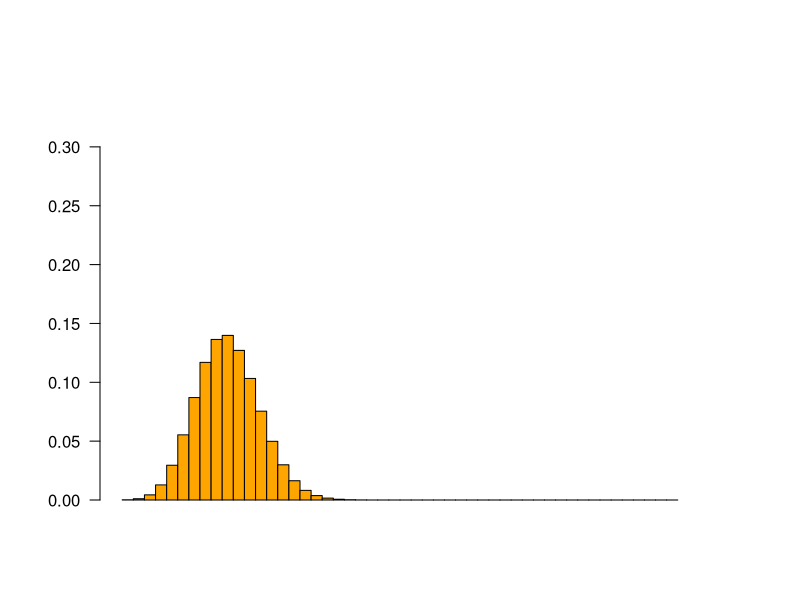
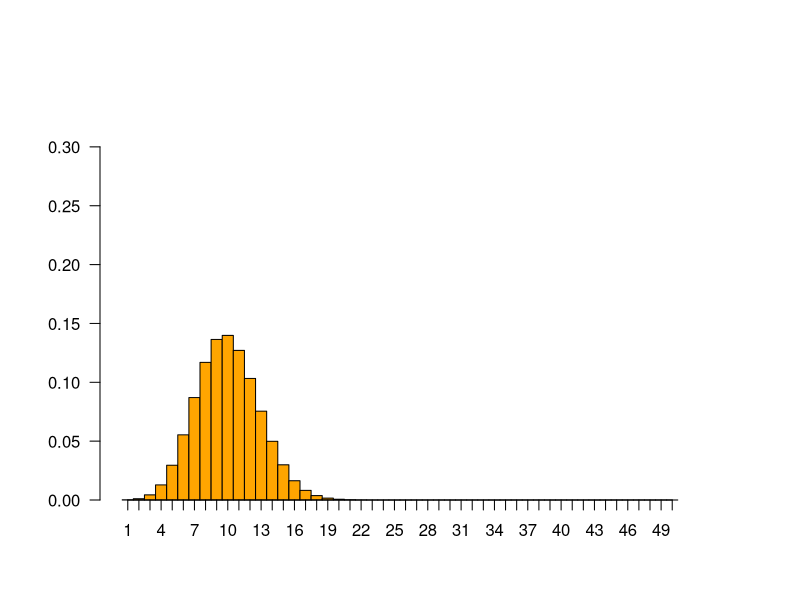
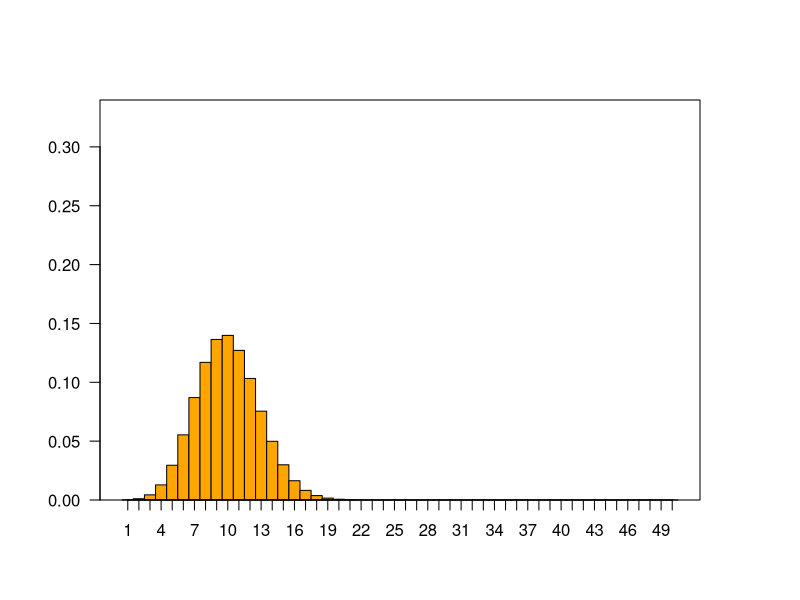
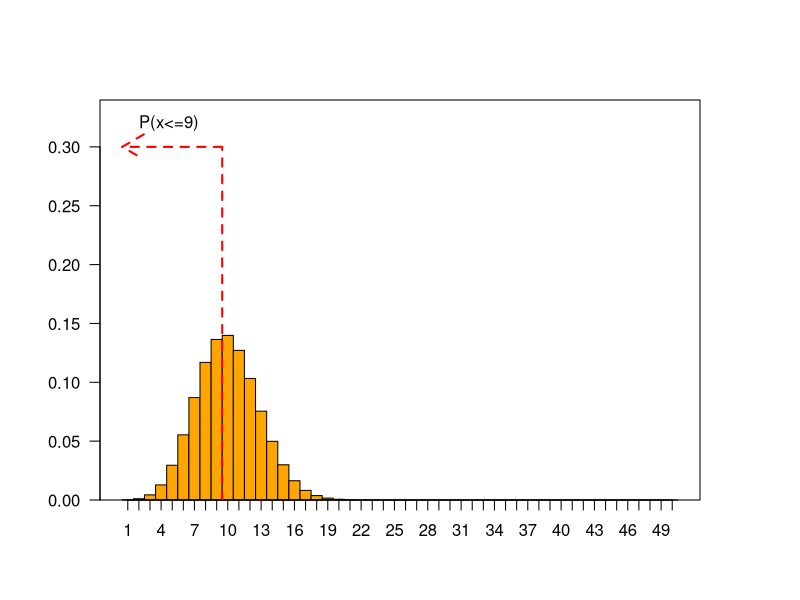
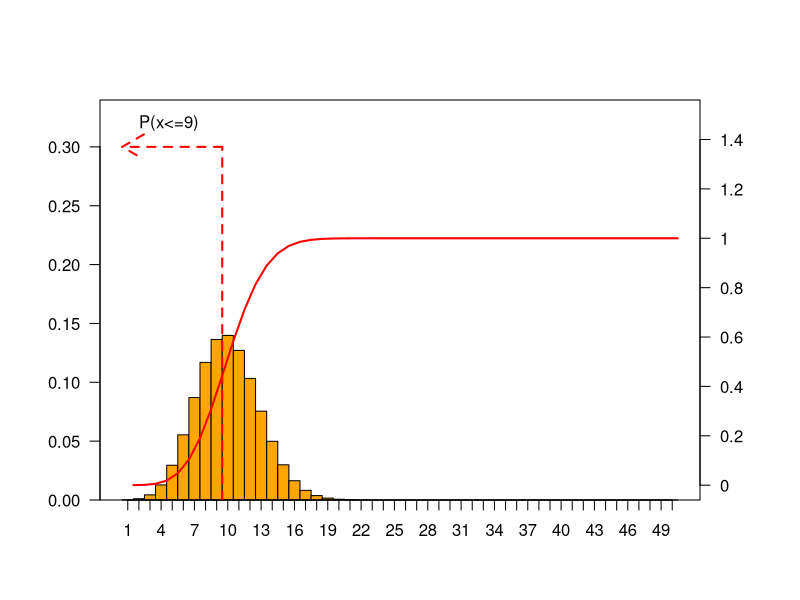
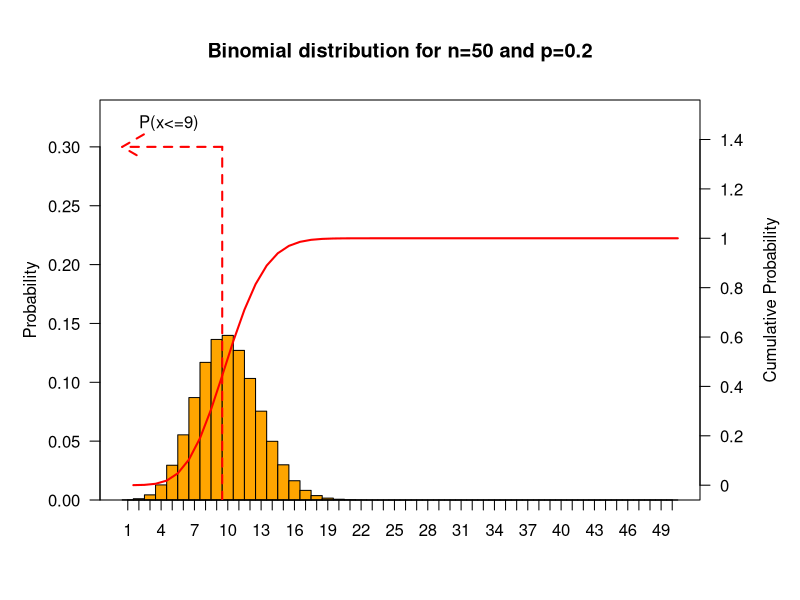
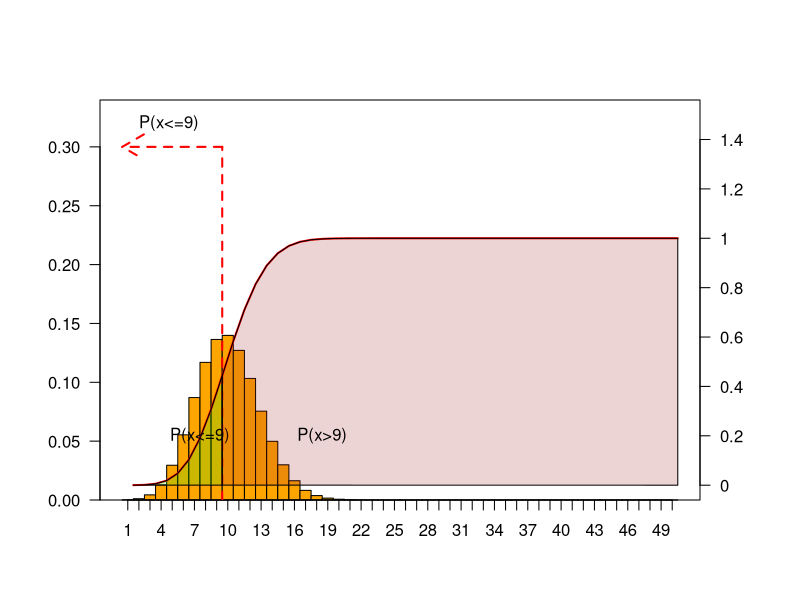
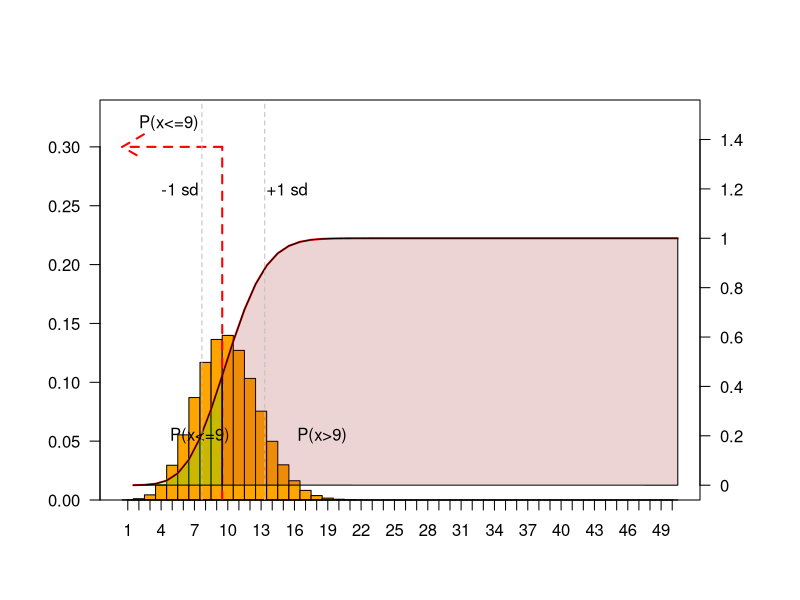

Write the R code that produced these figures, in order.
## ---- chunk 1
knitr::opts_chunk$set(echo = TRUE)
## ---- chunk 2
n <- 50 #number of binomial tests 
p <- 0.2 # probability of success

## ---- chunk 3

px_3 <- dbinom(3,n,p) # n  and p are already defined in the pervious part. We are storing output of dbinom as px_3
px_3

## ---- chunk 4

x <- 1:n # We define a vector of numbers starting from 1 and ending with n=100
x
## ---- chunk 5

Px <- dbinom(x,n,p)
Px

## ---- chunk 6
max(Px)
## ---- chunk 7
par(mar=c(5,5,5,5), las=1) # we set a margin of 5 pixels around our charts to have enough room for labels 
plot.new() # create a new plot
plot.window(xlim=c(1,50), ylim=c(0, max(Px)+0.2)) + # set our plot's ylim and xlim
barplot(Px,space=0, ylim=c(0, max(Px)+0.2),col="orange") # draw bar plot. col can be name of your colors like orange, blue, red

## ---- chunk 8

par(mar=c(5,5,5,5), las=1)
plot.new()
plot.window(xlim=range(x), ylim=c(0, max(Px)+0.2))
barplot(Px,space=0, ylim=c(0, max(Px)+0.2),col="orange")

### New Lines of code
axis(side=1, at=seq(0.5,n, by=1), labels=seq(1,n, by=1)) # set ticks at defined positions for x axis

## ---- chunk 9
par(mar=c(5,5,5,5), las=1)
plot.new()
plot.window(xlim=range(x), ylim=c(0, max(Px)+0.2))
barplot(Px,space=0, ylim=c(0, max(Px)+0.2),col="orange")
axis(side=1, at=seq(0.5,n, by=1), labels=seq(1,n, by=1)) # set ticks at defined positions for x axis

### New Lines of code
box()
## ---- chunk 10

par(mar=c(5,5,5,5), las=1)
plot.new()
plot.window(xlim=range(x), ylim=c(0, max(Px)+0.2))
barplot(Px,space=0, ylim=c(0, max(Px)+0.2),col="orange")
axis(side=1, at=seq(0.5,n, by=1), labels=seq(1,n, by=1)) # set ticks at defined positions for x axis
box()

### New Lines of code
lines(x=c(9,9),y=c(0,0.3), col="red",lwd=2,lty="dashed")
arrows(x0=9,y0=0.3,x1=0,y1=0.3, col = "red", lwd=2, lty="dashed")
text(x=4.2,y=0.32,"P(x<=9)")

## ---- chunk 11
dbinom(1,n,p) + dbinom(2,n,p) + dbinom(3,n,p) + dbinom(4,n,p) + dbinom(5,n,p) + dbinom(6,n,p) + dbinom(7,n,p)+ dbinom(8,n,p) +dbinom(9,n,p)
## ---- chunk 12
 cumulativePx <- pbinom(x,n,p) 
 cumulativePx
## ---- chunk 13
 
par(mar=c(5,5,5,5), las=1)
plot.new()
plot.window(xlim=range(x), ylim=c(0, max(Px)+0.2))
barplot(Px,space=0, ylim=c(0, max(Px)+0.2),col="orange")
axis(side=1, at=seq(0.5,n, by=1), labels=seq(1,n, by=1)) # set ticks at defined positions for x axis
box()
lines(x=c(9,9),y=c(0,0.3), col="red",lwd=2,lty="dashed")
arrows(x0=9,y0=0.3,x1=0,y1=0.3, col = "red", lwd=2, lty="dashed")
text(x=4.2,y=0.32,"P(x<=9)")

### New Lines of code
cumulativePx <- pbinom(x,n,p) 
plot.window(xlim=c(0,n), ylim=c(0,1.5)) # we define a new plot window and set xlim and ylim, xlim is same as our previous plot but ylim is from 0 to 1.5
lines(x, cumulativePx, col="red", lwd=2) #draw a line, with color=  red, width=2 and x coordinates of 0 to 50 and y coordinates of cumPX
axis(side=4,at=seq(0,1.5, by=0.2), labels=seq(0,1.5, by=0.2))  # same as before we add an axis on the right side (side=4) and add ticks from 0 to 1.5 with 0.2 intervals, and label them
 
 
## ---- chunk 14
par(mar=c(5,5,5,5), las=1)
plot.new()
plot.window(xlim=range(x), ylim=c(0, max(Px)+0.2))
barplot(Px,space=0, ylim=c(0, max(Px)+0.2),col="orange")
axis(side=1, at=seq(0.5,n, by=1), labels=seq(1,n, by=1)) 
box()
lines(x=c(9,9),y=c(0,0.3), col="red",lwd=2,lty="dashed")
arrows(x0=9,y0=0.3,x1=0,y1=0.3, col = "red", lwd=2, lty="dashed")
text(x=4.2,y=0.32,"P(x<=9)")
cumulativePx <- pbinom(x,n,p) 
plot.window(xlim=c(0,n), ylim=c(0,1.5))
lines(x, cumulativePx, col="red", lwd=2) 
axis(side=4,at=seq(0,1.5, by=0.2), labels=seq(0,1.5, by=0.2)) 

### New Lines of code
title("Binomial distribution for n=50 and p=0.2")
mtext("Cumulative Probability", side = 4, las=3, line=3 ) # you can change values of las and line to see their effect on your axis's title
mtext("Probability", side = 2, las=3, line=3)
## ---- chunk 15
par(mar=c(5,5,5,5), las=1)
plot.new()
plot.window(xlim=range(x), ylim=c(0, max(Px)+0.2))
barplot(Px,space=0, ylim=c(0, max(Px)+0.2),col="orange")
axis(side=1, at=seq(0.5,n, by=1), labels=seq(1,n, by=1)) 
box()
lines(x=c(9,9),y=c(0,0.3), col="red",lwd=2,lty="dashed")
arrows(x0=9,y0=0.3,x1=0,y1=0.3, col = "red", lwd=2, lty="dashed")
text(x=4.2,y=0.32,"P(x<=9)")
cumulativePx <- pbinom(x,n,p) 
plot.window(xlim=c(0,n), ylim=c(0,1.5))
lines(x, cumulativePx, col="red", lwd=2) 
axis(side=4,at=seq(0,1.5, by=0.2), labels=seq(0,1.5, by=0.2)) 

### New Lines of code

polygon(c(1:9, 9,1), c(cumulativePx[1:9], Px[1],Px[1]), col=adjustcolor( "green", alpha.f = 0.2))
text(7, 0.20, "P(x<=9)")

polygon(c(9:n, n,9), c(cumulativePx[9:n], Px[n],Px[1]), col=adjustcolor( "brown", alpha.f = 0.2))
text(18, 0.20, "P(x>9)")
## ---- chunk 16
mu <- n*p # mean of a binomial distribution is equal to n * p 
sigma <- sqrt(n*p*(1-p)) # stdev of a binomial distribution is equal to square root of n*p*(1-p)
sd1.pos <- mu + sigma # lets calculate 1 stdev distance from mean in the positive side
sd1.neg <- mu - sigma # lets calculate 1 stdev distance from mean in the negative side
## ---- chunk 17
par(mar=c(5,5,5,5), las=1)
plot.new()
plot.window(xlim=range(x), ylim=c(0, max(Px)+0.2))
barplot(Px,space=0, ylim=c(0, max(Px)+0.2),col="orange")
axis(side=1, at=seq(0.5,n, by=1), labels=seq(1,n, by=1)) 
box()
lines(x=c(9,9),y=c(0,0.3), col="red",lwd=2,lty="dashed")
arrows(x0=9,y0=0.3,x1=0,y1=0.3, col = "red", lwd=2, lty="dashed")
text(x=4.2,y=0.32,"P(x<=9)")
cumulativePx <- pbinom(x,n,p) 
plot.window(xlim=c(0,n), ylim=c(0,1.5))
lines(x, cumulativePx, col="red", lwd=2) 
axis(side=4,at=seq(0,1.5, by=0.2), labels=seq(0,1.5, by=0.2)) 
polygon(c(1:9, 9,1), c(cumulativePx[1:9], Px[1],Px[1]), col=adjustcolor( "green", alpha.f = 0.2))
text(7, 0.20, "P(x<=9)")
polygon(c(9:n, n,9), c(cumulativePx[9:n], Px[n],Px[1]), col=adjustcolor( "brown", alpha.f = 0.2))
text(18, 0.20, "P(x>9)")

### New Lines of code

abline(v=sd1.pos, lty= "dashed", col="gray")
abline(v=sd1.neg, lty= "dashed", col="gray")
text(sd1.pos+2, 1.2, "+1 sd")
text(sd1.neg-2, 1.2, "-1 sd")
## ---- chunk 18
x = c(653, 646, 654, 153, 305, 1200, 1193, 172)
## ---- chunk 19
mean(x)
sd(x)
summary(x)
## ---- chunk 20

hist(x, xlab="Driftwood Length (cm)", main="")
## ---- chunk 21

sd(x)
## ---- chunk 22
sd(x) / sqrt(8)
## ---- chunk 23
(mean(x) - 860) / (270/sqrt(8))
## ---- chunk 24

pnorm(-2.493206, lower.tail = TRUE)

## ---- chunk 25
zscore = (mean(x) - 860) / (270/sqrt(2))
pnorm(zscore, lower.tail = TRUE)
## ---- chunk 26
z_crit = qnorm(0.05/2, lower.tail = FALSE)
lower = mean(x) - (z_crit * (270/sqrt(8)))
upper = mean(x) + (z_crit * (270/sqrt(8)))
plot(x=c(lower, upper), y=c(1, 1), type="l", xlim = c(min(x),max(x)), xlab="Driftwood Length (cm)", ylab="", col = "Black")
points(x = mean(x), y = 1, pch=20, cex=3)

#we could add another to it if we wanted
z_crit = qnorm(0.10/2, lower.tail = FALSE)
lower = mean(x) - (z_crit * (270/sqrt(8)))
upper = mean(x) + (z_crit * (270/sqrt(8)))
lines(x = c(lower, upper), y=c(1.2, 1.2), col="red")
points(x = mean(x), y = 1.2, pch=20, cex=3)
